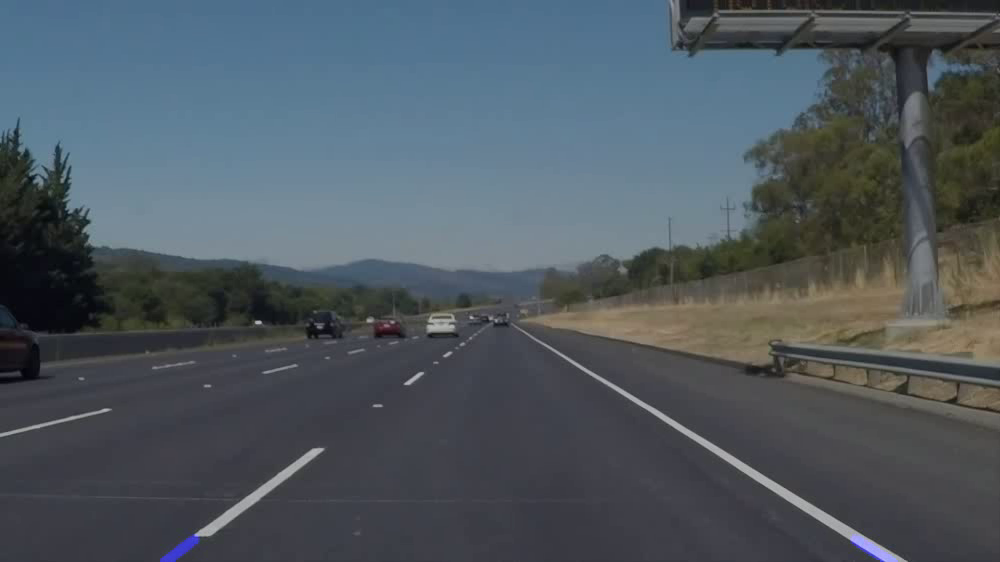
#> input picture frame 9 of lane_detection_animated.mp4, 1000 x 562 px, given in place of vid2.mp4, which was not available
$ jupyter execute --allow-errors lane_detection_on_roads.ipynb   (text cells are left out)
#> lines starting #> are read from the running program, lines starting #| are printed output that depends on the picture; after the words box and inside, x2 and y2 are one past the last pixel; in counts of white or black regions, pixels touching at a corner belong together; pictures that were not available may be replaced by others from this repository, and a replacement may not be noted
[cell 1]
import cv2
import numpy as np
import matplotlib.pyplot as plt

[cell 2]
img = cv2.imread("img1.jpg")

#> (the rest of this cell did not finish here and is left out)

#> (a cell that did not finish here is left out)

[cell 4]
# separate the hough lines into left and right groups based on their slope
left_lines = []
right_lines = []
#> (the rest of this cell did not finish here and is left out)

[cell 5]
def canny(image):
    gray = cv2.cvtColor(image, cv2.COLOR_RGB2GRAY)
    blur = cv2.GaussianBlur(gray, (5, 5), 0)
    canny = cv2.Canny(blur, 50, 80)

    return canny


def region_of_interest(image):
    height = image.shape[0]
    width = image.shape[1]
    vertices = np.array(
        [[(0, height), (width / 2, height / 2), (width, height)]], dtype=np.int32
    )
    mask = np.zeros_like(image)
    cv2.fillPoly(mask, vertices, 255)
    masked_image = cv2.bitwise_and(image, mask)
    return masked_image


def display_lines(image, lines):
    line_image = np.zeros_like(image)
    if lines is not None:
        for line in lines:
            if line is not None:
                x1, y1, x2, y2 = line.reshape(4)
                cv2.line(line_image, (x1, y1), (x2, y2), (255, 0, 0), 15)
    return line_image


def make_coordinates(image, line_parameters):
    slope, intercept = line_parameters
    y1 = image.shape[0]
    y2 = int(y1 * (3 / 5))
    x1 = int((y1 - intercept) / slope)
    x2 = int((y2 - intercept) / slope)
    return np.array([x1, y1, x2, y2])


def average_slope_intercept(image, lines):
    left_fit = []
    right_fit = []
    for line in lines:
        x1, y1, x2, y2 = line.reshape(4)
        parameters = np.polyfit((x1, x2), (y1, y2), 1)
        slope = parameters[0]
        intercept = parameters[1]
        if slope < 0:
            left_fit.append((slope, intercept))
        else:
            right_fit.append((slope, intercept))
    left_fit_average = np.average(left_fit, axis=0) if len(left_fit) > 0 else None
    right_fit_average = np.average(right_fit, axis=0) if len(right_fit) > 0 else None

    left_line = (
        make_coordinates(image, left_fit_average)
        if left_fit_average is not None
        else None
    )
    right_line = (
        make_coordinates(image, right_fit_average)
        if right_fit_average is not None
        else None
    )
    return np.array([left_line, right_line])


def apply_clahe(image):
    clahe = cv2.createCLAHE(clipLimit=2.0, tileGridSize=(8, 8))
    lab = cv2.cvtColor(image, cv2.COLOR_BGR2LAB)
    lab_planes = cv2.split(lab)
    lab_planes = list(lab_planes)
    lab_planes[0] = clahe.apply(lab_planes[0])
    lab_planes = tuple(lab_planes)
    lab = cv2.merge(lab_planes)
    return cv2.cvtColor(lab, cv2.COLOR_LAB2BGR)

[cell 6]
# video_name = 'vid1.mp4'
video_name = "vid2.mp4"

cap = cv2.VideoCapture(video_name)

fps = cap.get(cv2.CAP_PROP_FPS)
width = int(cap.get(cv2.CAP_PROP_FRAME_WIDTH))
height = int(cap.get(cv2.CAP_PROP_FRAME_HEIGHT))
frame_count = int(cap.get(cv2.CAP_PROP_FRAME_COUNT))

# Define output video file
out = cv2.VideoWriter(
    "output_vid_2.mp4", cv2.VideoWriter_fourcc(*"mp4v"), fps, (width, height)
)
print(f"{frame_count = }")

while cap.isOpened():
    # Read a frame
    ret, frame = cap.read()
#> frame is the input picture: shape (562, 1000, 3); mean B, G, R 95.3, 88, 78.5
    if not ret:
        break

    if video_name == "vid2.mp4":
        # apply CLAHE filter for haze conditions
        frame = apply_clahe(frame)
#> in apply_clahe, `lab_planes = list(lab_planes)`: lab_planes = 3 items
#> in apply_clahe, `return cv2.cvtColor(lab, cv2.COLOR_LAB2BGR)`:
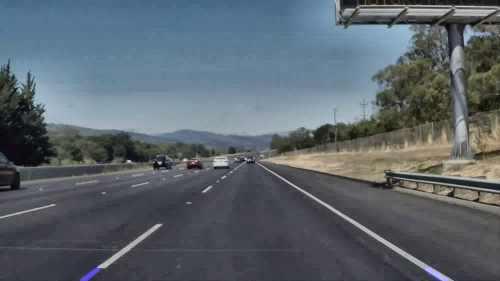
#> returned value: shape (562, 1000, 3) (shown at 1/2 size); mean B, G, R 108.1, 100.9, 91.3

    # Detect lanes
    canny_image = canny(frame)
#> in canny, `gray = cv2.cvtColor(image, cv2.COLOR_RGB2GRAY)`:
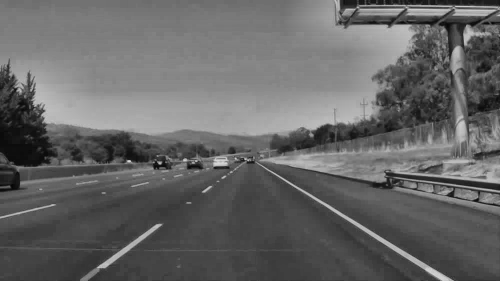
#> gray: shape (562, 1000) (shown at 1/2 size); min 3, max 220, mean 101.9
#> in canny, `canny = cv2.Canny(blur, 50, 80)`:
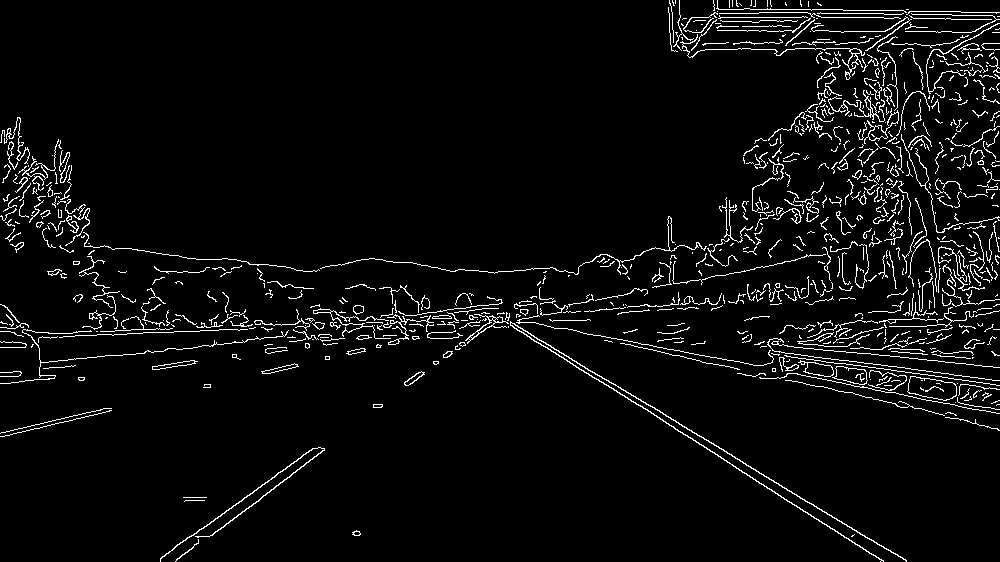
#> canny: shape (562, 1000); 4.5% white in thin lines or dots
    cropped_image = region_of_interest(canny_image)
#> in region_of_interest, `masked_image = cv2.bitwise_and(image, mask)`:
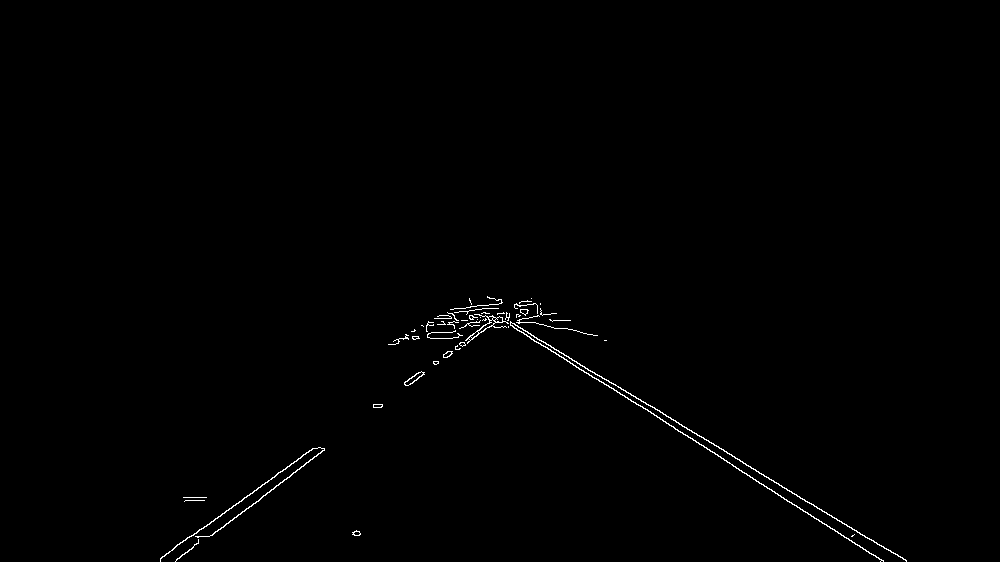
#> masked_image: shape (562, 1000); 0.53% white in thin lines or dots, all inside (x1, y1, x2, y2) = (160, 296, 907, 562)

    if video_name == "vid2.mp4":
        # vid 2 with CLAHE / votes = 70-60
        lines = cv2.HoughLinesP(
            cropped_image,
            2,
            np.pi / 180,
            65,
            np.array([]),
            minLineLength=30,
            maxLineGap=45,
        )
#> lines = 21 rows, first 6: [481, 305, 906, 560], [669, 425, 807, 512], [160, 559, 313, 448], [211, 535, 324, 450], [570, 363, 662, 419], [784, 499, 883, 561]
    else:
        # vid 1 / votes = 100-120 best = 110
        lines = cv2.HoughLinesP(
            cropped_image,
            2,
            np.pi / 180,
            110,
            np.array([]),
            minLineLength=30,
            maxLineGap=45,
        )

    if lines is not None:
        averaged_lines = average_slope_intercept(frame, lines)
#> the loop in average_slope_intercept, `for line in lines:` made 21 passes
#> (x1, y1, x2, y2, slope, intercept) on passes 1 to 8: (481, 305, 906, 560, 0.6, 16.4), (669, 425, 807, 512, 0.63, 3.24), (160, 559, 313, 448, -0.725, 675.1), (211, 535, 324, 450, -0.752, 693.7), (570, 363, 662, 419, 0.609, 16.04), (784, 499, 883, 561, 0.626, 8.01), (376, 407, 501, 313, -0.752, 689.8), (161, 557, 318, 447, -0.701, 669.8)
#> after the loop in average_slope_intercept, `for line in lines:`: left_fit = [(-0.725, 675.1), (-0.752, 693.7), (-0.752, 689.8), (-0.701, 669.8), (-0.65, 644.4), (-0.176, 410.2), (-0.752, 693.4), (-0.809, 701), (-0.806, 702.1), (-0.155, 390.3)]; right_fit = [(0.6, 16.4), (0.63, 3.24), (0.609, 16.04), (0.626, 8.01), (0.576, 40.85), (0.606, 16.15), (0.613, 18.16), (0.176, 229.8), (0.588, 27.06), (0.602, 14.45), (0.614, 13.89)]
#> in average_slope_intercept, `left_fit_average = np.average(left_fit, axis=0) if len(left_fit) > 0 e..`: left_fit_average = [-0.628, 627]
#> in average_slope_intercept, `right_fit_average = np.average(right_fit, axis=0) if len(right_fit) > ..`: right_fit_average = [0.567, 36.73]
#> in make_coordinates, `slope, intercept = line_parameters`: slope = -0.628; intercept = 627
#> in make_coordinates, `x1 = int((y1 - intercept) / slope)`: x1 = 103
#> in make_coordinates, `x2 = int((y2 - intercept) / slope)`: x2 = 461
#> in average_slope_intercept, `left_line = ( make_coordinates(image, left_fit_average) if left_fit_av..`: left_line = [103, 562, 461, 337]
#> in average_slope_intercept, `right_line = ( make_coordinates(image, right_fit_average) if right_fit..`: right_line = [926, 562, 529, 337]
#> averaged_lines = [[103, 562, 461, 337], [926, 562, 529, 337]]
        line_image = display_lines(frame, averaged_lines)
#> the loop in display_lines, `for line in lines:` made 2 passes
#> after the loop in display_lines, `for line in lines:`:
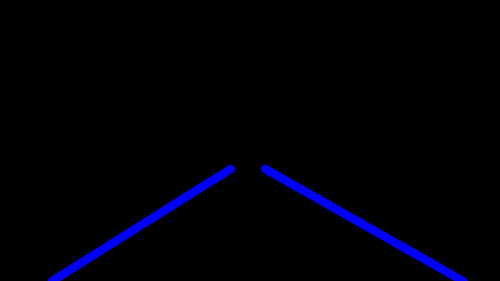
#> line_image: shape (562, 1000, 3) (shown at 1/2 size); mean of channels 0, 1, 2 6.8, 0, 0; drawn as B, G, R
        combo_image = cv2.addWeighted(frame, 0.7, line_image, 1, 1)
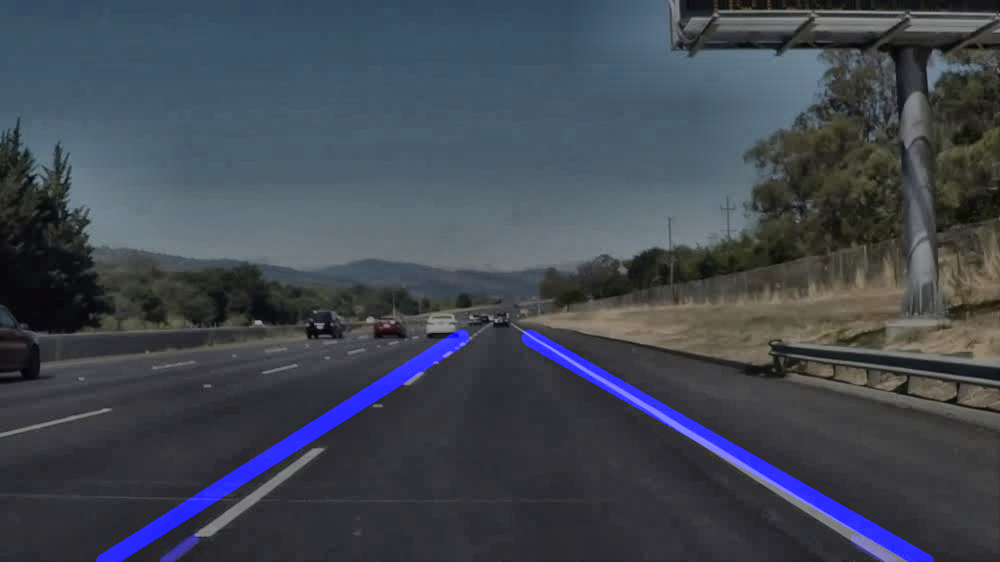
#> combo_image: shape (562, 1000, 3); mean B, G, R 81.9, 71.6, 64.9
    else:
        combo_image = frame

    out.write(combo_image)

    if cv2.waitKey(1) == ord("q"):
#> (key q is pressed here)
        break

cap.release()
out.release()
cv2.destroyAllWindows()

$ run again, starting later in the video
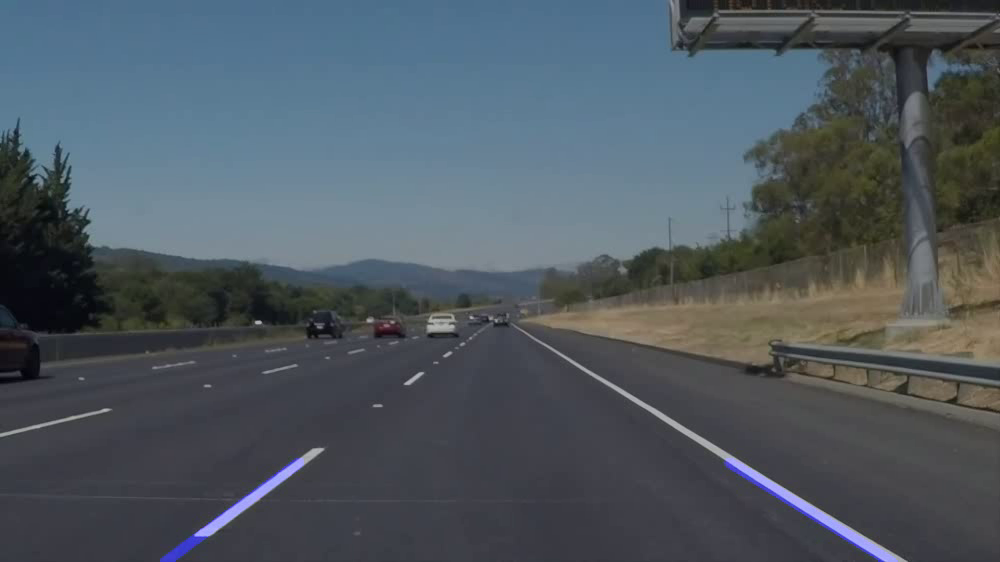
#> input picture frame 40 of lane_detection_animated.mp4, 1000 x 562 px, given in place of vid2.mp4, which was not available
#> frame is the input picture: shape (562, 1000, 3); mean B, G, R 95.8, 88, 78.5
#> lab_planes = 3 items
#> in canny, `canny = cv2.Canny(blur, 50, 80)`:
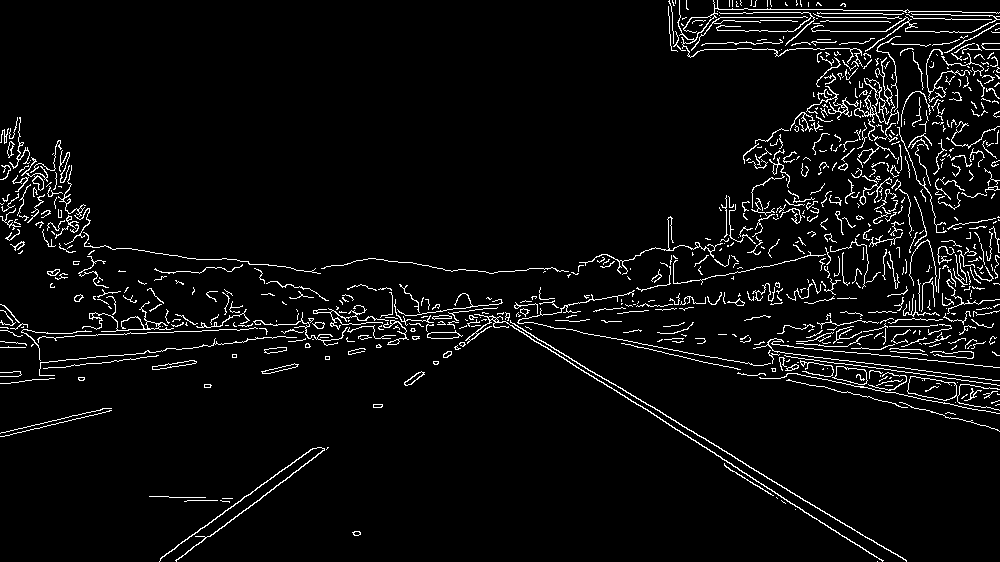
#> canny: shape (562, 1000); 4.7% white in thin lines or dots
#> mask: shape (562, 1000); 25% white; 1 white region, box (x1, y1, x2, y2) and area: (1, 281, 1000, 562) 140719
#> masked_image: shape (562, 1000); 0.55% white in thin lines or dots, all inside (x1, y1, x2, y2) = (149, 297, 907, 562)
#> lines = 22 rows, first 6: [469, 298, 906, 561], [176, 561, 327, 447], [716, 455, 883, 560], [376, 407, 527, 301], [160, 558, 310, 449], [470, 302, 647, 409]
#> the loop in average_slope_intercept, `for line in lines:` made 22 passes
#> (x1, y1, x2, y2, slope, intercept) on passes 1 to 8: (469, 298, 906, 561, 0.602, 15.74), (176, 561, 327, 447, -0.755, 693.9), (716, 455, 883, 560, 0.629, 4.82), (376, 407, 527, 301, -0.702, 670.9), (160, 558, 310, 449, -0.727, 674.3), (470, 302, 647, 409, 0.605, 17.88), (726, 467, 795, 509, 0.609, 25.09), (666, 423, 720, 456, 0.611, 16)
#> after the loop in average_slope_intercept, `for line in lines:`: left_fit = [(-0.755, 693.9), (-0.702, 670.9), (-0.727, 674.3), (-0.732, 679.2), (-0.16, 402.5), (-0.754, 691.2), (-0.73, 687.8), (-3.75e-16, 316), (-0.699, 667.6), (-0.725, 675.1), (-0.264, 447.7)]; right_fit = [(0.602, 15.74), (0.629, 4.82), (0.605, 17.88), (0.609, 25.09), (0.611, 16), (0.628, 6.19), (0.601, 15.43), (0.605, 18.35), (0.177, 229.4), (0.6, 22), (0.0455, 303.8)]
#> left_fit_average = [-0.568, 600.6]
#> right_fit_average = [0.519, 61.34]
#> in make_coordinates, `slope, intercept = line_parameters`: slope = -0.568; intercept = 600.6
#> in make_coordinates, `x1 = int((y1 - intercept) / slope)`: x1 = 67
#> in make_coordinates, `x2 = int((y2 - intercept) / slope)`: x2 = 463
#> left_line = [67, 562, 463, 337]
#> right_line = [964, 562, 530, 337]
#> averaged_lines = [[67, 562, 463, 337], [964, 562, 530, 337]]
#> the loop in display_lines, `for line in lines:` made 2 passes
#> `combo_image = cv2.addWeighted(frame, 0.7, line_image, 1, 1)`:
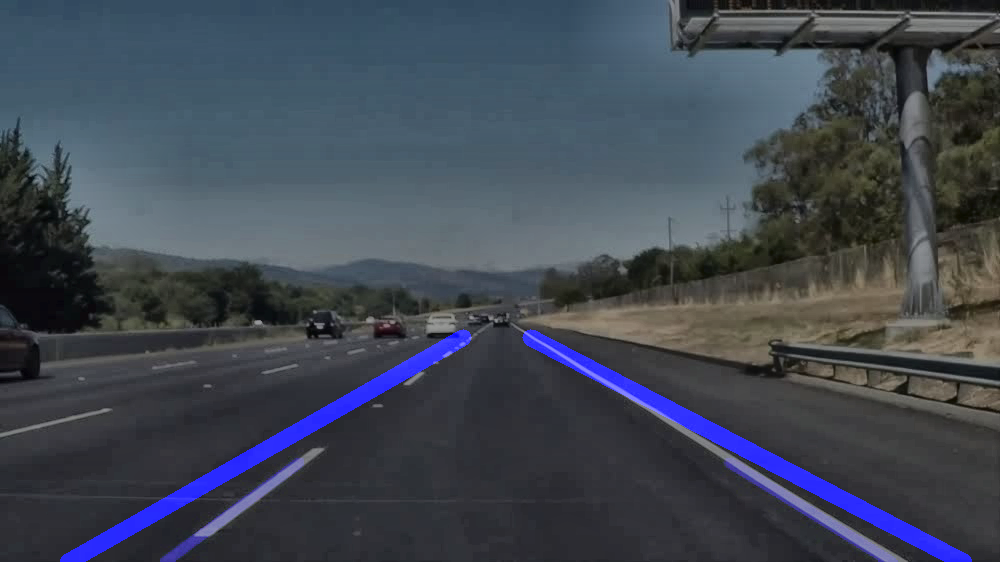
#> combo_image: shape (562, 1000, 3); mean B, G, R 82.7, 71.6, 64.9
